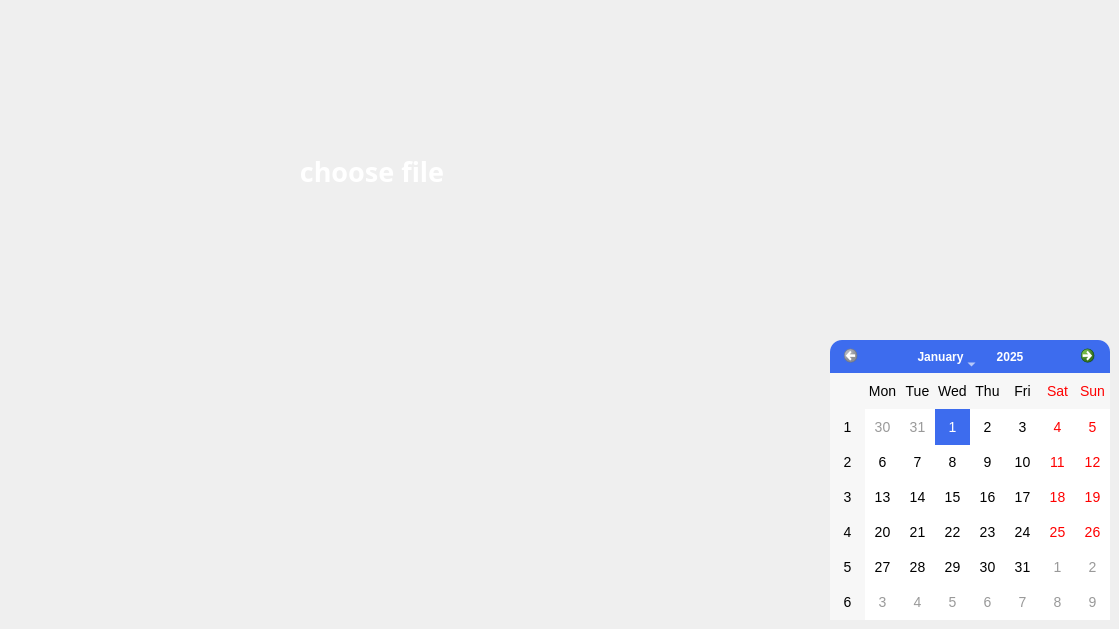
     <widget class="QWidget" name="page">
      <widget class="QPushButton" name="chooseFileBtn">
       <property name="geometry">
        <rect>
         <x>22</x>
         <y>31</y>
         <width>700</width>
         <height>280</height>
        </rect>
       </property>
       <property name="minimumSize">
        <size>
         <width>700</width>
         <height>280</height>
        </size>
       </property>
       <property name="maximumSize">
        <size>
         <width>800</width>
         <height>16777215</height>
        </size>
       </property>
       <property name="font">
        <font>
         <family>Poppins</family>
         <pointsize>20</pointsize>
         <weight>75</weight>
         <bold>true</bold>
        </font>
       </property>
       <property name="styleSheet">
        <string notr="true">QPushButton{
	background-color:'#3D6CEE';
	color: white;
	border-radius:20px;
}</string>
       </property>
       <property name="text">
        <string>choose file</string>
       </property>
       <property name="icon">
        <iconset resource="icons/resources.qrc">
         <normaloff>:/icons/file-white.svg</normaloff>:/icons/file-white.svg</iconset>
       </property>
       <property name="iconSize">
        <size>
         <width>40</width>
         <height>40</height>
        </size>
       </property>
       <property name="checkable">
        <bool>true</bool>
       </property>
      </widget>
      <widget class="QPushButton" name="scanBtn">
       <property name="geometry">
        <rect>
         <x>830</x>
         <y>30</y>
         <width>280</width>
         <height>280</height>
        </rect>
       </property>
       <property name="minimumSize">
        <size>
         <width>280</width>
         <height>280</height>
        </size>
       </property>
       <property name="styleSheet">
        <string notr="true">QPushButton{
	background-color:'#3D6CEE';
	border:none;
	border-radius:20px;
}</string>
       </property>
       <property name="text">
        <string/>
       </property>
       <property name="icon">
        <iconset resource="icons/resources.qrc">
         <normaloff>:/icons/camera-white.svg</normaloff>:/icons/camera-white.svg</iconset>
       </property>
       <property name="iconSize">
        <size>
         <width>80</width>
         <height>80</height>
        </size>
       </property>
       <property name="checkable">
        <bool>true</bool>
       </property>
      </widget>
      <widget class="QCalendarWidget" name="calendarWidget">
       <property name="geometry">
        <rect>
         <x>830</x>
         <y>340</y>
         <width>280</width>
         <height>280</height>
        </rect>
       </property>
       <property name="styleSheet">
        <string notr="true">QCalendarWidget {
    background-color: white;
    border: 1px solid #3D6CEE;
    color: black;
    font-family: 'Segoe UI', Arial, sans-serif;
    font-size: 14px;
    border-radius: 100px;
}

QCalendarWidget QToolButton {
    background-color: #3D6CEE;
    color: white;
    border: none;
    margin: 2px;
    padding: 5px 10px;
    border-radius: 4px;
}

QCalendarWidget QToolButton:hover {
    background-color: #2a52b2;
}

QCalendarWidget QToolButton:pressed {
    background-color: #1e3b7c;
}

QCalendarWidget QToolButton::menu-indicator {
    image: none;
}

QCalendarWidget QWidget#qt_calendar_navigationbar {
    border-top-left-radius: 12px;
    border-top-right-radius: 12px;
    background-color: #3D6CEE;
    color: white;
}

QCalendarWidget QHeaderView {
    background-color: #3D6CEE;
}

QCalendarWidget QHeaderView::section {
    background-color: #3D6CEE;
    color: white;
    padding: 5px;
    border: none;
}

QCalendarWidget QAbstractItemView {
    border-bottom-left-radius: 12px;
    border-bottom-right-radius: 12px;
    selection-background-color: #3D6CEE;
    selection-color: white;
    gridline-color: #3D6CEE;
}

QCalendarWidget QAbstractItemView:enabled {
    color: black;
    background-color: white;
    selection-background-color: #3D6CEE;
    selection-color: white;
}

QCalendarWidget QAbstractItemView:disabled {
    color: #999;
}

QCalendarWidget QAbstractItemView::item {
    border: 1px solid transparent;
    padding: 5px;
}

QCalendarWidget QAbstractItemView::item:selected {
    border: 1px solid #3D6CEE;
    background-color: #3D6CEE;
    color: white;
	border-radius: 6px;
}

QCalendarWidget QAbstractItemView::item:focus {
    border: 1px solid #3D6CEE;
}

QCalendarWidget QAbstractItemView::item:hover {
    background-color: #2a52b2;
    color: white;
	border-radius: 6px;
}

QCalendarWidget QToolButton#qt_calendar_prevmonth {
    qproperty-icon: none;
}

QCalendarWidget QToolButton#qt_calendar_nextmonth {
    qproperty-icon: none;
}

QCalendarWidget QToolButton#qt_calendar_prevmonth,
QCalendarWidget QToolButton#qt_calendar_nextmonth {
    font-size: 18px;
    font-weight: bold;
    color: white;
    background: transparent;
}
</string>
       </property>
       <property name="minimumDate">
        <date>
         <year>2025</year>
         <month>1</month>
         <day>1</day>
        </date>
       </property>
       <property name="navigationBarVisible">
        <bool>true</bool>
       </property>
      </widget>
      <widget class="QWidget" name="lineChartWidget" native="true">
       <property name="geometry">
        <rect>
         <x>20</x>
         <y>340</y>
         <width>700</width>
         <height>280</height>
        </rect>
       </property>
       <property name="styleSheet">
        <string notr="true">QWidget{
	background-color:'#3D6CEE';
	color: white;
	border-radius:20px;
}</string>
       </property>
      </widget>
     </widget>
